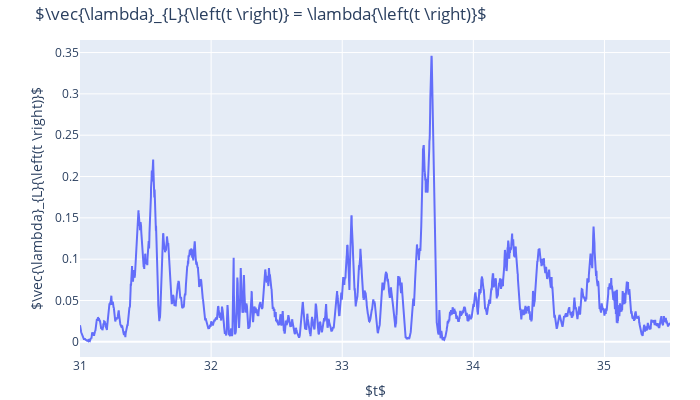

Source (notebook cell):
### Markdown cell above
!!! note
    The python `lambda` function should not to be confused with the eigenvalue function.

### Code cell
iplot(denton.plot(lambdavec_L = dict(t = denton.t)))

### Figure 1 — Plotly figure (JSON) as saved in the notebook; plotly's stock layout.template omitted (floating-point values rounded to 4 significant figures; data arrays with more than 128 entries replaced by an {"elided": "..."} marker saying what was removed)
{"data": [{"name": "lambdavec_L", "type": "scatter", "x": {"elided": "4501 float values"}, "y": {"elided": "4501 float values"}}], "layout": {"autosize": false, "height": 400, "margin": {"b": 32, "pad": 0, "r": 30, "t": 40}, "title": {"text": "$\\vec{\\lambda}_{L}{\\left(t \\right)} = \\lambda{\\left(t \\right)}$"}, "width": 700, "xaxis": {"title": {"text": "$t$"}}, "yaxis": {"title": {"text": "$\\vec{\\lambda}_{L}{\\left(t \\right)}$"}}}}
